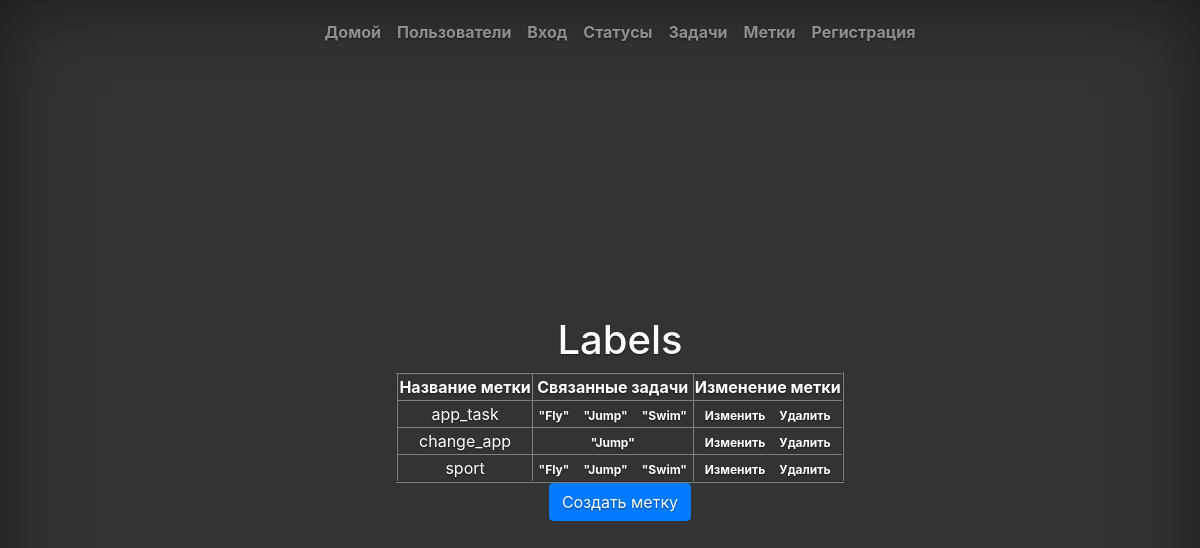
Screenshot of /labels/ with the database file from the repository.
### tasks/models.py (models this page shows, shortened)
class Label(models.Model):
    name = models.CharField('Имя', max_length=70, unique=True)
    class Meta():
        ordering = ['name']

class Task(models.Model):
    name = models.CharField('Имя', max_length=50, null=True, blank=True,)
    description = models.CharField('Описание', max_length=150, null=True, blank=True,)
    task_status = models.ForeignKey(TaskStatus, verbose_name='Статус', null=True, blank=True, on_delete=models.PROTECT)
    creator = models.ForeignKey(CustomUser, verbose_name='Автор', on_delete=models.CASCADE, null=True, blank=True, related_name='creator')
    assigned_to = models.ForeignKey(CustomUser, verbose_name='Исполнитель', on_delete=models.SET_NULL, null=True, blank=True, related_name='assigned')
    label = models.ManyToManyField(Label, blank=True, verbose_name='Метки')
    class Meta():
        ordering = ['name']
    def __str__(self):
        return self.name

### task_manager/views.py (the view)
# urls.py: path('labels/', views.ListLabelsView.as_view(), name='labels_list'),
class ListLabelsView(generic.ListView):
    model = Label
    template_name = 'labels_index.html'

### task_manager/templates/labels_index.html (shortened to what this page needs)
{% extends 'index.html' %}
{% load bootstrap4 %}
{% load i18n %}
{% block welcome %}
	<h1>Labels</h1>
		<table border="2" align="center">
			<tr>
				<th>Название метки</th>
				<th>Связанные задачи</th>
				<th>Изменение метки</th>
			</tr>
			{% for label in object_list %}
				<tr>
					<td><a href={% url 'label' label.id %}>{{ label.name }}</a></td>
					<td>
						{% for task in label.task_set.all %}
							<a class="badge badge-infop-2" href={% url 'label' label.id %}>"{{ task }}"</a>
						{% endfor %}
					</td>
					<td>
						<a class="badge badge-infop-2" href={% url 'update_label' label.id %}>Изменить</a>
						<a class="badge badge-infop-2" href={% url 'delete_label' label.id %}>Удалить</a>
					</td>
				</tr>
			{% endfor %}
		</table>
	<a class="btn btn-primary" href={% url 'create_label' %}>{% translate "Создать метку" %}</a>
{% endblock %}

### task_manager/static/css/cover.css (style rules this page uses)
a, a:focus, a:hover { color: #fff; }
html, body { height: 100%; background-color: #333; }
body { display: -ms-flexbox; display: -webkit-box; display: flex; -ms-flex-pack: center; -webkit-box-pack: center; justify-content: center; color: #fff; text-shadow: 0 .05rem .1rem rgba(0, 0, 0, .5); box-shadow: inset 0 0 5rem rgba(0, 0, 0, .5); }

### rows the page displays
Label: name "app_task"
Task: name "Fly"
Task: name "Jump"
Task: name "Swim"
Label: name "change_app"
Label: name "sport"
